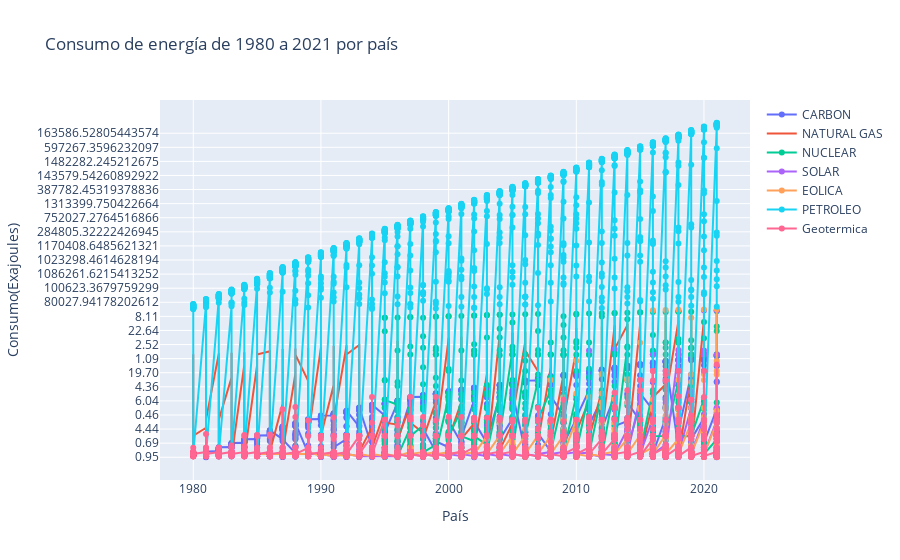

The cell this chart's notebook holds for it:
### Code cell
fig = go.Figure()
fig.add_trace(go.Scatter(x=ene_carbon80['Anio'], y=ene_carbon80['Consumo_Carbon'],
                    mode='lines+markers',
                    name='CARBON'))
#fig.add_trace(go.Scatter(x=piv_con_pais['Anio'], y=piv_con_pais['HIDROELECTRIC'],
#                   mode='lines+markers',
#                    name='HIDROELECTRICA'))
fig.add_trace(go.Scatter(x=ene_gas80['Anio'], y=ene_gas80['Consumo_gas'],
                   mode='lines',
                   name='NATURAL GAS'))
fig.add_trace(go.Scatter(x=ene_nucl80['Anio'], y=ene_nucl80['Consumo_Nuclear'],
                   mode='lines+markers',
                   name='NUCLEAR'))
fig.add_trace(go.Scatter(x=ene_solar80['Anio'], y=ene_solar80['Consumo_solar'],
                   mode='lines+markers',
                   name='SOLAR'))
fig.add_trace(go.Scatter(x=ene_eol80['Anio'], y=ene_eol80['Consumo_Eolica'],
                   mode='lines+markers',
                   name='EOLICA'))
fig.add_trace(go.Scatter(x=petroleo80['Anio'], y=petroleo80['Consumo_Petroleo'],
                   mode='lines+markers',
                   name='PETROLEO'))
fig.add_trace(go.Scatter(x=ene_geo80['Anio'], y=ene_geo80['Consumo_Geotermica'],
                   mode='lines+markers',
                   name='Geotermica'))

fig.update_layout(title='Consumo de energía de 1980 a 2021 por país',
                   xaxis_title='País',
                   yaxis_title='Consumo(Exajoules)')
fig.show()

### Figure 1 — Plotly figure (JSON) as saved in the notebook; plotly's stock layout.template omitted (floating-point values rounded to 4 significant figures; data arrays with more than 128 entries replaced by an {"elided": "..."} marker saying what was removed)
{"data": [{"mode": "lines+markers", "name": "CARBON", "type": "scatter", "x": {"elided": "1353 int values"}, "y": {"elided": "1353 str values"}}, {"mode": "lines", "name": "NATURAL GAS", "type": "scatter", "x": {"elided": "1394 int values"}, "y": {"elided": "1394 float values"}}, {"mode": "lines+markers", "name": "NUCLEAR", "type": "scatter", "x": {"elided": "786 int values"}, "y": {"elided": "786 float values"}}, {"mode": "lines+markers", "name": "SOLAR", "type": "scatter", "x": {"elided": "1082 int values"}, "y": {"elided": "1082 float values"}}, {"mode": "lines+markers", "name": "EOLICA", "type": "scatter", "x": {"elided": "1555 int values"}, "y": {"elided": "1555 str values"}}, {"mode": "lines+markers", "name": "PETROLEO", "type": "scatter", "x": {"elided": "1382 int values"}, "y": {"elided": "1382 float values"}}, {"mode": "lines+markers", "name": "Geotermica", "type": "scatter", "x": {"elided": "2982 int values"}, "y": {"elided": "2982 str values"}}], "layout": {"title": {"text": "Consumo de energía de 1980 a 2021 por país"}, "xaxis": {"title": {"text": "País"}}, "yaxis": {"title": {"text": "Consumo(Exajoules)"}}}}
